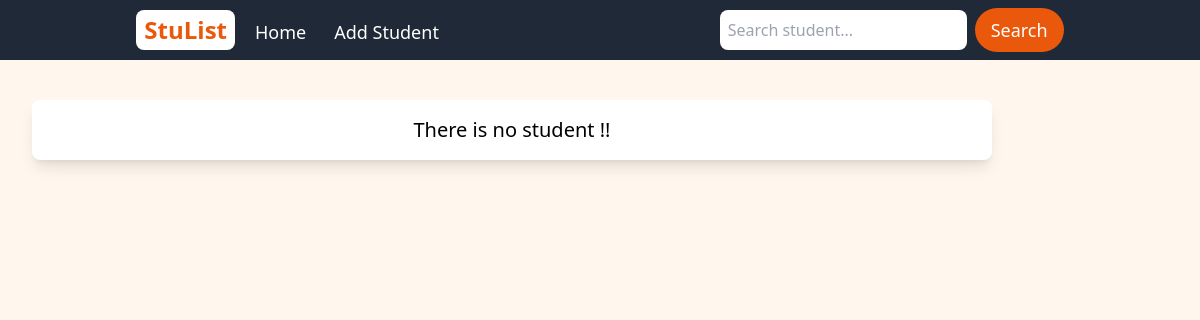
Before: / with the older database file.
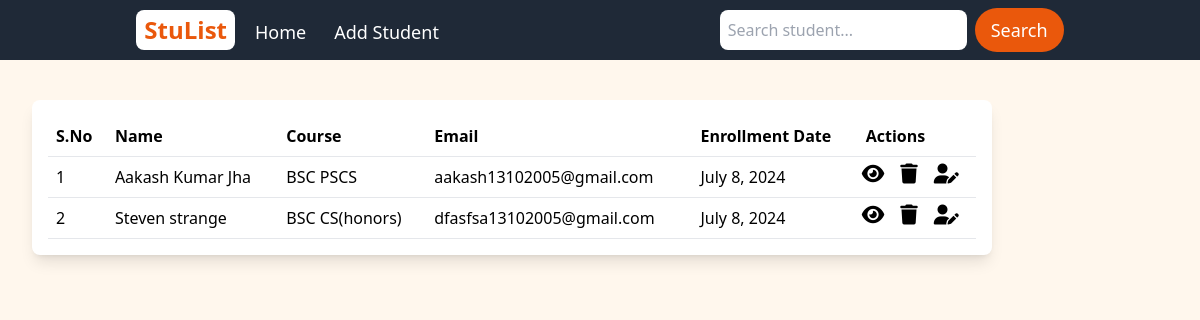
After: the same page with the newer database file.
### studentApp/models.py (models this page shows, shortened)
class Student(models.Model):
    first_name = models.CharField(max_length=50)
    last_name = models.CharField(max_length=50)
    date_of_birth = models.DateField()
    email = models.EmailField(unique=True)
    enrollment_date = models.DateField(auto_now_add=True)
    phone_number = models.CharField(validators=[validate_phone_number], max_length=10, blank=True, null=True,default='')
    address = models.TextField(blank=True, null=True)
    course = models.CharField(max_length=100)

### studentApp/views.py (the view)
# urls.py: path('',views.StudentList.as_view(),name='student-list'),
class StudentList(ListView):
    model=Student
    queryset=Student.objects.all()
    template_name='studentApp/index.html'
    context_object_name='students'
    def get_queryset(self):
        queryset= super().get_queryset()  # init queryset
        query=self.request.GET.get('q')
        if query:
            queryset = queryset.filter(Q(first_name__icontains=query) | Q(last_name__icontains=query) | Q(email__icontains=query) )
        return queryset

### templates/studentApp/index.html (shortened to what this page needs)
{% extends "studentApp/base.html" %}
{% block content%}
<div class="container mt-10 w-full ">
    <div class="w-[95vw] lg:w-[80vw]    shadow-lg  mx-auto rounded-lg lg:rouded-xl bg-white p-3 lg:p-4 overflow-y-scroll">
        {% if students %}
        <table class="w-full">
            <tr class="border-b pb-4">
                <th class="text-left p-2" >S.No</th>
                <th class="text-left p-2" >Name</th>
                <th class="text-left p-2" >Course</th>
                <th class="text-left p-2" >Email</th>
                <th class="text-left p-2" >Enrollment Date</th>
                <th class="text-left p-2" >Actions</th>
            </tr>
            {% for st in students %}
            <tr class="border-b">
                <td class="text-left p-2" >{{forloop.counter}}</td>
                <td class="text-left p-2" >{{st.first_name}} {{st.last_name}}</td>
                <td class="text-left p-2" >  {{st.course}}</td>
                <td class="text-left p-2" >{{st.email}}</td>
                <td class="text-left p-2" >{{st.enrollment_date}}</td>
                <td class="flex items-baseline space-x-2">
                    <a href="{% url 'StuApp:Student-Detail' st.id %}" class="view-btn p-1 hover:shadow-xl active:text-gray-800 "><i class="fa-solid fa-eye fa-lg"></i></a>
                    <form action="{% url 'StuApp:Student-Delete' st.id  %}" method="post">
                        <button type="submit" class="delete-btn p-1 hover:shadow-xl active:text-gray-800 "><i class="fa-solid fa-trash fa-lg"></i></button>
                    </form>
                    <a href="#" class="edit-btn p-1 hover:shadow-xl active:text-gray-800 "><i class="fa-solid fa-user-pen fa-lg"></i></a>
                </td>
            </tr>
            {% endfor %}
        </table>
        {% else %}
        <div class="w-fit mx-auto ">
            <p class="text-center lg:text-xl text-lg  font-medium ">There is no student !! </p>
        </div>
        {% endif %}
    </div>
</div>
{% endblock content%}

### templates/studentApp/base.html (shortened to what this page needs)
{% load static %}
<!DOCTYPE html>
<html lang="en">
<head>
    <link rel="stylesheet" href="{% static 'src/main.css' %}">
</head>
<body class="bg-orange-50">
    <header>
        <nav class="relative sm:flex sm:items-center bg-gray-800  py-2  sm:justify-between lg:justify-around  px-3 lg:px-0 ">
            <ul class="flex items-baseline lg:space-x-3 space-x-1">
                <li class="text-lg  lg:text-2xl text-orange-600 bg-white  rounded-lg font-semibold px-2 py-1"><a href="/" class="">StuList</a></li>
                <li class=" lg:text-lg text-white px-1 py-1 lg:px-2   hover:text-amber-600 "><a href="/" class="">Home</a></li>
                <li class=" lg:text-lg text-white px-1 py-1 lg:px-2   hover:text-amber-600 "><a href="{% url 'StuApp:Student-Create' %}" class="">Add Student</a></li>
            </ul>
            <form action="{% url 'StuApp:student-list' %}" method="get" class=" hidden sm:flex space-x-2 items-center ">
                <input name="q" type="text" class="px-2 py-1 lg:p-2  outline outline-none  rounded-lg " placeholder="Search student...">
                <button type="submit" class="px-3 py-1 rounded-2xl  lg:px-4  lg:py-2 lg:rounded-3xl lg:text-lg bg-orange-600 hover:bg-orange text-white ">Search</button>
            </form>
        </nav>
    </header>
    {% block content%}
    {% endblock content %}
</body>
</html>

Changed rows visible on the page:
added Student: first_name "Aakash", last_name "Kumar Jha", course "BSC PSCS", email "aakash13102005@gmail.com", enrollment_date "July 8, 2024"
added Student: first_name "Steven", last_name "strange", course "BSC CS(honors)", email "dfasfsa13102005@gmail.com", enrollment_date "July 8, 2024"
Other visible differences:
text no longer shown: "There is no student !!"
text now shown: "S.No Name Course Email Enrollment Date Actions"
